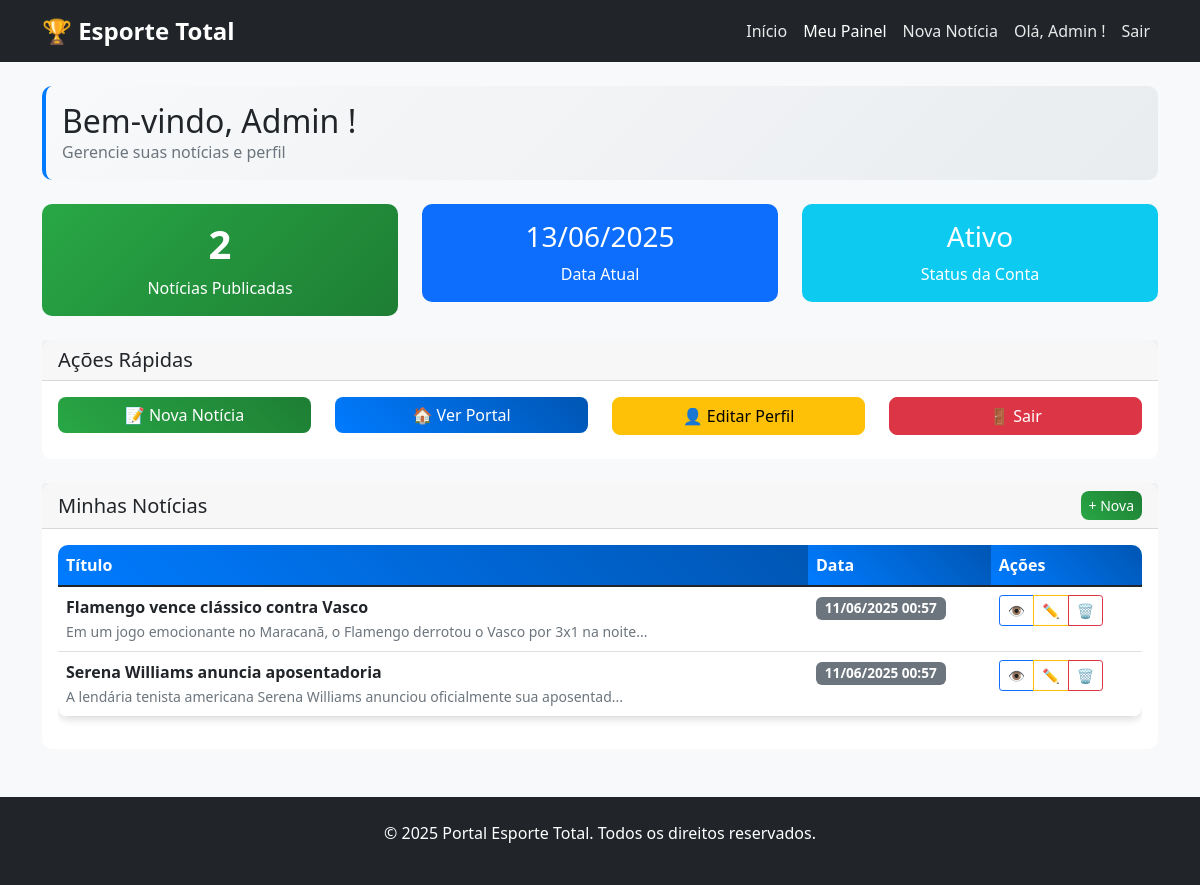
Page /dashboard.php (signed in) on the committed database.
### tables this page shows
CREATE TABLE noticias (
    id INT AUTO_INCREMENT PRIMARY KEY,
    titulo VARCHAR(255) NOT NULL,
    noticia TEXT NOT NULL,
    data DATETIME DEFAULT CURRENT_TIMESTAMP,
    autor INT NOT NULL,
    imagem VARCHAR(255) NULL,
    FOREIGN KEY (autor) REFERENCES usuarios(id) ON DELETE CASCADE
);

### funcoes.php (called while the page is built, shortened)
<?php
require_once 'conexao.php';
function buscarNoticiasPorAutor($autor_id) {
    global $pdo;
    try {
        $stmt = $pdo->prepare("SELECT n.*, u.nome as autor_nome FROM noticias n INNER JOIN usuarios u ON n.autor = u.id WHERE n.autor = ? ORDER BY data DESC");
        $stmt->execute([$autor_id]);
        return $stmt->fetchAll(PDO::FETCH_ASSOC);
    } catch (PDOException $e) {
        return [];
    }
}
function formatarData($data_string) {
    $datetime = new DateTime($data_string);
    return $datetime->format('d/m/Y H:i');
}
function criarResumo($texto, $limite = 150) {
    return htmlspecialchars(mb_substr($texto, 0, $limite)) . "...";
}
?>

### dashboard.php (the view, shortened to what this page needs)
<?php
$minhas_noticias = buscarNoticiasPorAutor($_SESSION['usuario_id']);
$total_noticias = count($minhas_noticias);
?>
<!DOCTYPE html>
<html lang="pt-BR">
<head>
    <link href="https://cdn.jsdelivr.net/npm/bootstrap@5.1.3/dist/css/bootstrap.min.css" rel="stylesheet">
    <link rel="stylesheet" href="style.css">
</head>
<body>
    <nav class="navbar navbar-expand-lg navbar-dark bg-dark">
        <div class="container">
            <a class="navbar-brand fw-bold" href="index.php">🏆 Esporte Total</a>
            <div class="collapse navbar-collapse" id="navbarNav">
                <ul class="navbar-nav ms-auto">
                    <li class="nav-item">
                        <a class="nav-link" href="index.php">Início</a>
                    </li>
                    <li class="nav-item">
                        <a class="nav-link active" href="dashboard.php">Meu Painel</a>
                    </li>
                    <li class="nav-item">
                        <a class="nav-link" href="nova_noticia.php">Nova Notícia</a>
                    </li>
                    <li class="nav-item">
                        <span class="nav-link">Olá, <?php echo htmlspecialchars($_SESSION['usuario_nome']); ?>!</span>
                    </li>
                    <li class="nav-item">
                        <a class="nav-link" href="logout.php">Sair</a>
                    </li>
                </ul>
            </div>
        </div>
    </nav>
    <div class="container mt-4">
        <div class="row mb-4">
            <div class="col-12">
                <div class="dashboard-card card">
                    <div class="card-body">
                        <h2 class="mb-0">Bem-vindo, <?php echo htmlspecialchars($_SESSION['usuario_nome']); ?>!</h2>
                        <p class="text-muted mb-0">Gerencie suas notícias e perfil</p>
                    </div>
                </div>
            </div>
        </div>
        <div class="row mb-4">
            <div class="col-md-4">
                <div class="card dashboard-stats text-center">
                    <div class="card-body">
                        <h3><?php echo $total_noticias; ?></h3>
                        <p class="mb-0">Notícias Publicadas</p>
                    </div>
                </div>
            </div>
            <div class="col-md-4">
                <div class="card bg-primary text-white text-center">
                    <div class="card-body">
                        <h3><?php echo date('d/m/Y'); ?></h3>
                        <p class="mb-0">Data Atual</p>
                    </div>
                </div>
            </div>
            <div class="col-md-4">
                <div class="card bg-info text-white text-center">
                    <div class="card-body">
                        <h3>Ativo</h3>
                        <p class="mb-0">Status da Conta</p>
                    </div>
                </div>
            </div>
        </div>
        <div class="row mb-4">
            <div class="col-12">
                <div class="card">
                    <div class="card-header">
                        <h5 class="mb-0">Ações Rápidas</h5>
                    </div>
                    <div class="card-body">
                        <div class="row">
                            <div class="col-md-3 mb-2">
                                <a href="nova_noticia.php" class="btn btn-success w-100">
                                    📝 Nova Notícia
                                </a>
                            </div>
                            <div class="col-md-3 mb-2">
                                <a href="index.php" class="btn btn-primary w-100">
                                    🏠 Ver Portal
                                </a>
                            </div>
                            <div class="col-md-3 mb-2">
                                <a href="editar_usuario.php" class="btn btn-warning w-100">
                                    👤 Editar Perfil
                                </a>
                            </div>
                            <div class="col-md-3 mb-2">
                                <a href="logout.php" class="btn btn-danger w-100">
                                    🚪 Sair
                                </a>
                            </div>
                        </div>
                    </div>
                </div>
            </div>
        </div>
        <div class="row">
            <div class="col-12">
                <div class="card">
                    <div class="card-header d-flex justify-content-between align-items-center">
                        <h5 class="mb-0">Minhas Notícias</h5>
                        <a href="nova_noticia.php" class="btn btn-success btn-sm">+ Nova</a>
                    </div>
                    <div class="card-body">
                        <?php if (empty($minhas_noticias)): ?>
                            <div class="text-center py-4">
                                <h6>Nenhuma notícia publicada ainda</h6>
                                <p class="text-muted">Que tal criar sua primeira notícia?</p>
                                <a href="nova_noticia.php" class="btn btn-primary">Criar Primeira Notícia</a>
                            </div>
                        <?php else: ?>
                            <div class="table-responsive">
                                <table class="table table-hover">
                                    <thead>
                                        <tr>
                                            <th>Título</th>
                                            <th>Data</th>
                                            <th>Ações</th>
                                        </tr>
                                    </thead>
                                    <tbody>
                                        <?php foreach ($minhas_noticias as $noticia): ?>
                                            <tr>
                                                <td>
                                                    <strong><?php echo htmlspecialchars($noticia['titulo']); ?></strong>
                                                    <br>
                                                    <small class="text-muted">
                                                        <?php echo htmlspecialchars(criarResumo($noticia['noticia'], 80)); ?>
                                                    </small>
                                                </td>
                                                <td>
                                                    <span class="badge bg-secondary">
                                                        <?php echo formatarData($noticia['data']); ?>
                                                    </span>
                                                </td>
                                                <td>
                                                    <div class="btn-group btn-group-sm">
                                                        <a href="noticia.php?id=<?php echo $noticia['id']; ?>"
                                                           class="btn btn-outline-primary" title="Ver">
                                                            👁️
                                                        </a>
                                                        <a href="editar_noticia.php?id=<?php echo $noticia['id']; ?>"
                                                           class="btn btn-outline-warning" title="Editar">
                                                            ✏️
                                                        </a>
                                                        <a href="excluir_noticia.php?id=<?php echo $noticia['id']; ?>"
                                                           class="btn btn-outline-danger" title="Excluir"
                                                           onclick="return confirm('Tem certeza que deseja excluir esta notícia?')">
                                                            🗑️
                                                        </a>
                                                    </div>
                                                </td>
                                            </tr>
                                        <?php endforeach; ?>
                                    </tbody>
                                </table>
                            </div>
                        <?php endif; ?>
                    </div>
                </div>
            </div>
        </div>
    </div>
    <footer class="bg-dark text-white text-center py-4 mt-5">
        <div class="container">
            <p>&copy; 2025 Portal Esporte Total. Todos os direitos reservados.</p>
        </div>
    </footer>
</body>
</html>

### style.css (style rules this page uses)
body { background-color: #f8f9fa; font-family: 'Segoe UI', Tahoma, Geneva, Verdana, sans-serif; }
.navbar-brand { font-size: 1.5rem; font-weight: bold; }
.navbar-dark .navbar-nav .nav-link { color: rgba(255, 255, 255, 0.9); transition: color 0.3s ease; }
.card { border: none; border-radius: 10px; transition: transform 0.3s ease, box-shadow 0.3s ease; }
.btn { border-radius: 8px; font-weight: 500; transition: all 0.3s ease; }
.btn-primary { background: linear-gradient(45deg, #007bff, #0056b3); border: none; }
.btn-success { background: linear-gradient(45deg, #28a745, #1e7e34); border: none; }
.card-header { border-radius: 10px 10px 0 0; font-weight: bold; }
footer { margin-top: auto; }
.dashboard-card { background: linear-gradient(135deg, #f8f9fa 0%, #e9ecef 100%); border-left: 4px solid #007bff; }
.dashboard-stats { background: linear-gradient(135deg, #28a745 0%, #1e7e34 100%); color: white; }
.dashboard-stats h3 { font-size: 2.5rem; font-weight: bold; }
.table { background: white; border-radius: 10px; overflow: hidden; box-shadow: 0 4px 6px rgba(0, 0, 0, 0.1); }
.table thead th { background: linear-gradient(45deg, #007bff, #0056b3); color: white; border: none; font-weight: 600; }
.badge { font-size: 0.85em; border-radius: 6px; }

### rows in the picture
noticias: titulo "Flamengo vence clássico contra Vasco", noticia "Em um jogo emocionante no Maracanã, o Flamengo derrotou o Vasco por 3x1 na noite...", data "11/06/2025 00:57"
noticias: titulo "Serena Williams anuncia aposentadoria", noticia "A lendária tenista americana Serena Williams anunciou oficialmente sua aposentad...", data "11/06/2025 00:57"

### other values in the picture
$_SESSION['usuario_nome'] "Admin"
$total_noticias "2"
